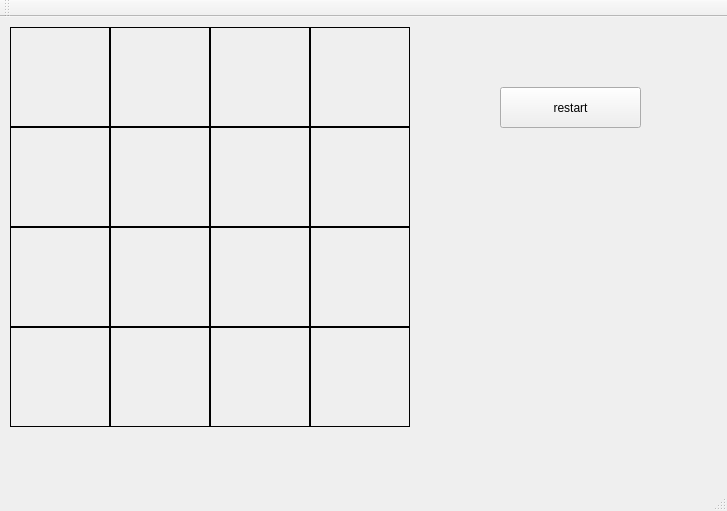
<?xml version="1.0" encoding="UTF-8"?>
<ui version="4.0">
 <class>MainWindow</class>
 <widget class="QMainWindow" name="MainWindow">
  <property name="geometry">
   <rect>
    <x>0</x>
    <y>0</y>
    <width>727</width>
    <height>511</height>
   </rect>
  </property>
  <property name="windowTitle">
   <string>MainWindow</string>
  </property>
  <widget class="QWidget" name="centralWidget">
   <widget class="QLabel" name="label_1">
    <property name="geometry">
     <rect>
      <x>10</x>
      <y>10</y>
      <width>100</width>
      <height>100</height>
     </rect>
    </property>
    <property name="frameShape">
     <enum>QFrame::Box</enum>
    </property>
    <property name="text">
     <string/>
    </property>
   </widget>
   <widget class="QLabel" name="label_2">
    <property name="geometry">
     <rect>
      <x>10</x>
      <y>110</y>
      <width>100</width>
      <height>100</height>
     </rect>
    </property>
    <property name="frameShape">
     <enum>QFrame::Box</enum>
    </property>
    <property name="text">
     <string/>
    </property>
   </widget>
   <widget class="QLabel" name="label_3">
    <property name="geometry">
     <rect>
      <x>10</x>
      <y>210</y>
      <width>100</width>
      <height>100</height>
     </rect>
    </property>
    <property name="frameShape">
     <enum>QFrame::Box</enum>
    </property>
    <property name="text">
     <string/>
    </property>
   </widget>
   <widget class="QLabel" name="label_4">
    <property name="geometry">
     <rect>
      <x>10</x>
      <y>310</y>
      <width>100</width>
      <height>100</height>
     </rect>
    </property>
    <property name="frameShape">
     <enum>QFrame::Box</enum>
    </property>
    <property name="text">
     <string/>
    </property>
   </widget>
   <widget class="QLabel" name="label_5">
    <property name="geometry">
     <rect>
      <x>110</x>
      <y>10</y>
      <width>100</width>
      <height>100</height>
     </rect>
    </property>
    <property name="frameShape">
     <enum>QFrame::Box</enum>
    </property>
    <property name="text">
     <string/>
    </property>
   </widget>
   <widget class="QLabel" name="label_6">
    <property name="geometry">
     <rect>
      <x>110</x>
      <y>110</y>
      <width>100</width>
      <height>100</height>
     </rect>
    </property>
    <property name="frameShape">
     <enum>QFrame::Box</enum>
    </property>
    <property name="text">
     <string/>
    </property>
   </widget>
   <widget class="QLabel" name="label_7">
    <property name="geometry">
     <rect>
      <x>110</x>
      <y>210</y>
      <width>100</width>
      <height>100</height>
     </rect>
    </property>
    <property name="frameShape">
     <enum>QFrame::Box</enum>
    </property>
    <property name="text">
     <string/>
    </property>
   </widget>
   <widget class="QLabel" name="label_8">
    <property name="geometry">
     <rect>
      <x>110</x>
      <y>310</y>
      <width>100</width>
      <height>100</height>
     </rect>
    </property>
    <property name="frameShape">
     <enum>QFrame::Box</enum>
    </property>
    <property name="text">
     <string/>
    </property>
   </widget>
   <widget class="QLabel" name="label_9">
    <property name="geometry">
     <rect>
      <x>210</x>
      <y>10</y>
      <width>100</width>
      <height>100</height>
     </rect>
    </property>
    <property name="frameShape">
     <enum>QFrame::Box</enum>
    </property>
    <property name="text">
     <string/>
    </property>
   </widget>
   <widget class="QLabel" name="label_10">
    <property name="geometry">
     <rect>
      <x>210</x>
      <y>110</y>
      <width>100</width>
      <height>100</height>
     </rect>
    </property>
    <property name="frameShape">
     <enum>QFrame::Box</enum>
    </property>
    <property name="text">
     <string/>
    </property>
   </widget>
   <widget class="QLabel" name="label_11">
    <property name="geometry">
     <rect>
      <x>210</x>
      <y>210</y>
      <width>100</width>
      <height>100</height>
     </rect>
    </property>
    <property name="frameShape">
     <enum>QFrame::Box</enum>
    </property>
    <property name="text">
     <string/>
    </property>
   </widget>
   <widget class="QLabel" name="label_12">
    <property name="geometry">
     <rect>
      <x>210</x>
      <y>310</y>
      <width>100</width>
      <height>100</height>
     </rect>
    </property>
    <property name="frameShape">
     <enum>QFrame::Box</enum>
    </property>
    <property name="text">
     <string/>
    </property>
   </widget>
   <widget class="QLabel" name="label_13">
    <property name="geometry">
     <rect>
      <x>310</x>
      <y>10</y>
      <width>100</width>
      <height>100</height>
     </rect>
    </property>
    <property name="frameShape">
     <enum>QFrame::Box</enum>
    </property>
    <property name="text">
     <string/>
    </property>
   </widget>
   <widget class="QLabel" name="label_14">
    <property name="geometry">
     <rect>
      <x>310</x>
      <y>110</y>
      <width>100</width>
      <height>100</height>
     </rect>
    </property>
    <property name="frameShape">
     <enum>QFrame::Box</enum>
    </property>
    <property name="text">
     <string/>
    </property>
   </widget>
   <widget class="QLabel" name="label_15">
    <property name="geometry">
     <rect>
      <x>310</x>
      <y>210</y>
      <width>100</width>
      <height>100</height>
     </rect>
    </property>
    <property name="frameShape">
     <enum>QFrame::Box</enum>
    </property>
    <property name="text">
     <string/>
    </property>
   </widget>
   <widget class="QLabel" name="label_16">
    <property name="geometry">
     <rect>
      <x>310</x>
      <y>310</y>
      <width>100</width>
      <height>100</height>
     </rect>
    </property>
    <property name="frameShape">
     <enum>QFrame::Box</enum>
    </property>
    <property name="text">
     <string/>
    </property>
   </widget>
   <widget class="QPushButton" name="pushButton">
    <property name="geometry">
     <rect>
      <x>500</x>
      <y>70</y>
      <width>141</width>
      <height>41</height>
     </rect>
    </property>
    <property name="text">
     <string>restart</string>
    </property>
   </widget>
  </widget>
  <widget class="QMenuBar" name="menuBar">
   <property name="geometry">
    <rect>
     <x>0</x>
     <y>0</y>
     <width>727</width>
     <height>22</height>
    </rect>
   </property>
  </widget>
  <widget class="QToolBar" name="mainToolBar">
   <attribute name="toolBarArea">
    <enum>TopToolBarArea</enum>
   </attribute>
   <attribute name="toolBarBreak">
    <bool>false</bool>
   </attribute>
  </widget>
  <widget class="QStatusBar" name="statusBar"/>
 </widget>
 <layoutdefault spacing="6" margin="11"/>
 <resources/>
 <connections/>
</ui>
